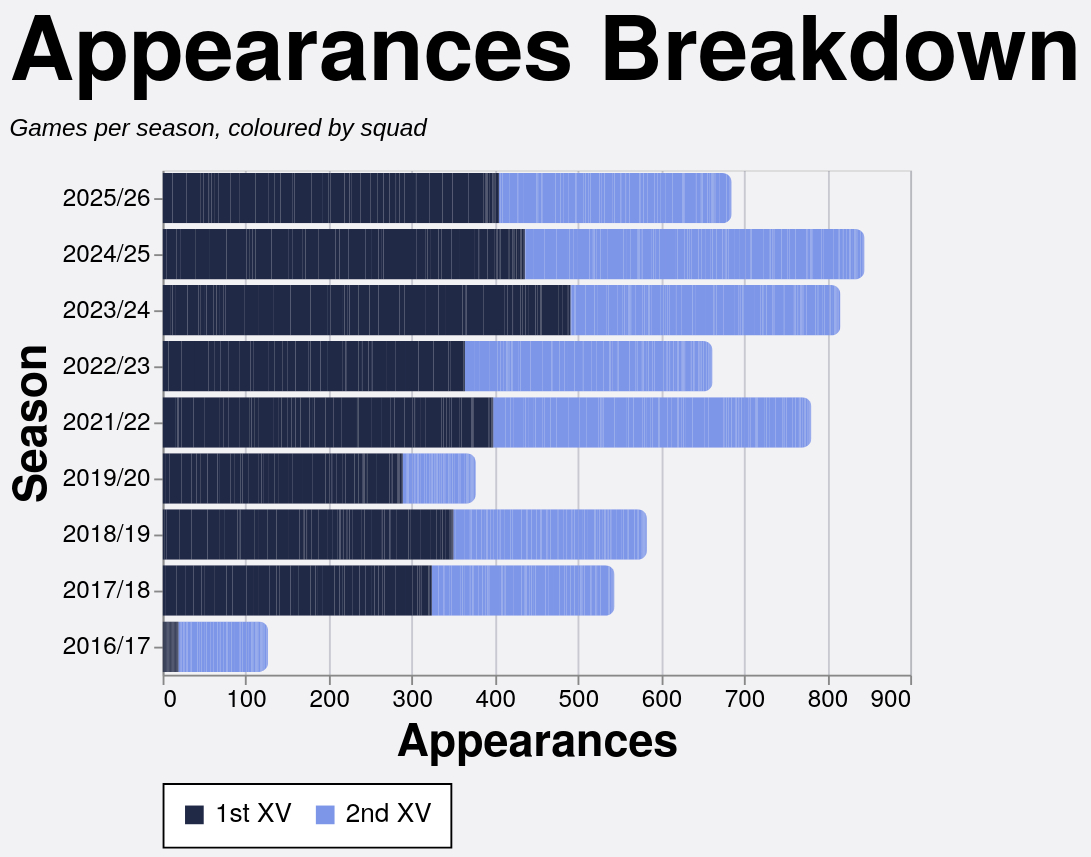

Vega-Lite specification stored for this chart:
### Vega-Lite specification from a JSON file in a GitHub repository (floating-point values rounded to 4 significant figures; data arrays with more than 128 entries replaced by an {"elided": "..."} marker saying what was removed)
{"config": {"axis": {"labelFont": "PT Sans Narrow, Helvetica Neue, Helvetica, Arial, sans-serif", "titleFont": "PT Sans Narrow, Helvetica Neue, Helvetica, Arial, sans-serif", "labelFontSize": 13, "titleFontSize": 24, "gridColor": "#202947", "gridOpacity": 0.2, "zindex": 1}, "text": {"font": "Lato, sans-serif"}, "bar": {"cornerRadiusEnd": 5}, "header": {"labelFont": "PT Sans Narrow, Helvetica Neue, Helvetica, Arial, sans-serif", "titleFont": "PT Sans Narrow, Helvetica Neue, Helvetica, Arial, sans-serif", "labelFontSize": 24, "titleFontSize": 28, "labelFontWeight": "bold", "orient": "left"}, "legend": {"labelFont": "PT Sans Narrow, Helvetica Neue, Helvetica, Arial, sans-serif", "titleFont": "PT Sans Narrow, Helvetica Neue, Helvetica, Arial, sans-serif", "labelFontSize": 14, "titleFontSize": 16, "titlePadding": 5, "fillColor": "white", "strokeColor": "black", "padding": 10, "titleFontWeight": "lighter", "titleFontStyle": "italic", "titleColor": "gray", "offset": 10}, "title": {"font": "PT Sans Narrow, Helvetica Neue, Helvetica, Arial, sans-serif", "fontSize": 48, "fontWeight": "bold", "anchor": "start", "align": "center", "titlePadding": 20, "subtitlePadding": 10, "subtitleFontSize": 13, "subtitleColor": "", "subtitleFontStyle": "italic", "offset": 15, "color": "black"}, "axisX": {"labelAngle": 0}, "facet": {"title": null, "header": null, "align": {"row": "each", "column": "each"}}, "resolve": {"scale": {"y": "independent", "facet": "independent"}}, "background": "#f2f1f4", "scale": {"offsetBandPaddingOuter": 0.2, "offsetBandPaddingInner": 0.1}}, "data": {"name": "data-a6bf7003b7603145f271ad00610b3dbb"}, "mark": {"type": "bar"}, "encoding": {"color": {"field": "color_value", "legend": {"orient": "bottom", "title": null}, "scale": {"domain": ["1st XV", "2nd XV"], "range": ["#202946", "#7d96e8"]}, "sort": {"field": "sum(apps)", "op": "sum", "order": "descending"}, "type": "nominal"}, "tooltip": [{"field": "player", "title": "Player", "type": "nominal"}, {"field": "season", "title": "Season", "type": "nominal"}, {"field": "color_value", "title": "Group", "type": "nominal"}, {"aggregate": "sum", "field": "apps", "title": "Appearances", "type": "quantitative"}], "x": {"aggregate": "sum", "field": "apps", "title": "Appearances", "type": "quantitative"}, "y": {"field": "season", "sort": {"field": "season_sort", "op": "max", "order": "descending"}, "title": "Season", "type": "nominal"}}, "height": {"step": 30}, "title": {"text": "Appearances Breakdown", "subtitle": "Games per season, coloured by squad"}, "width": 400, "$schema": "https://vega.github.io/schema/vega-lite/v5.20.1.json", "datasets": {"data-a6bf7003b7603145f271ad00610b3dbb": {"elided": "2535 records"}}}
